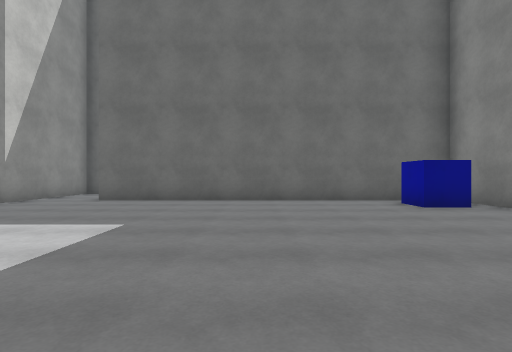
View 1 (above)

24 first-person views from a walk through a Unity game level. The camera is 1.2 m above the floor, looks level and sees 80° across. The floor is counted in squares, 1.8 m on a side. Each view is taken from the middle of a square. On the plan, view 1 faces up. The plan holds only what a view shows up to about 10 squares ahead; the rest is blank. The player character is not drawn. Surface patterns are stand-ins for the level's own textures.

View 2
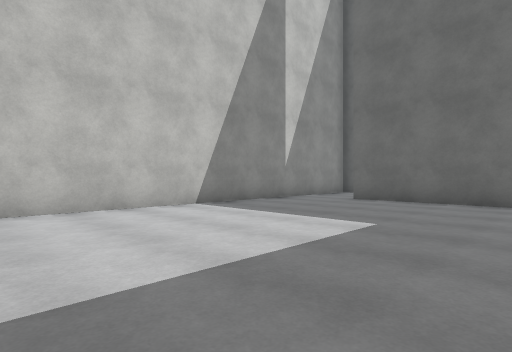

View 3
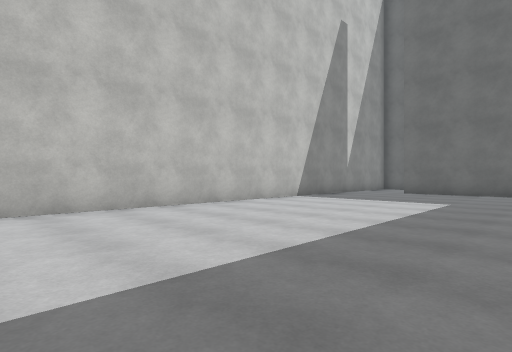

View 4
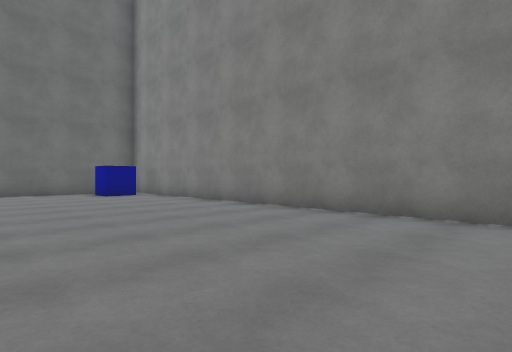

View 5
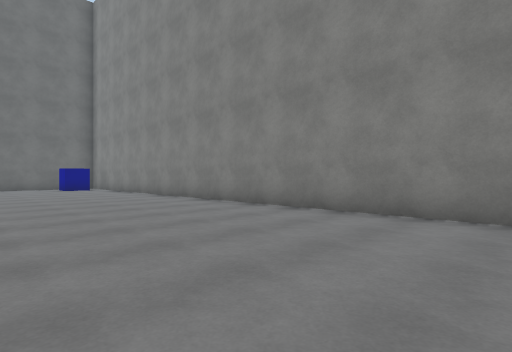

View 6
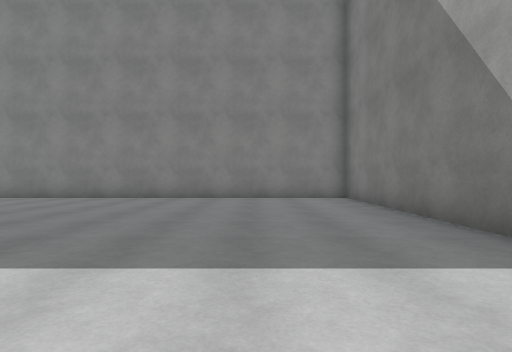

View 7
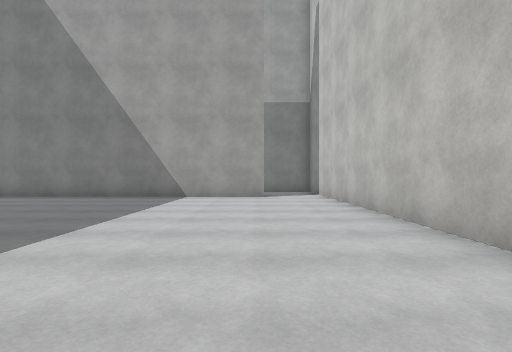

View 8
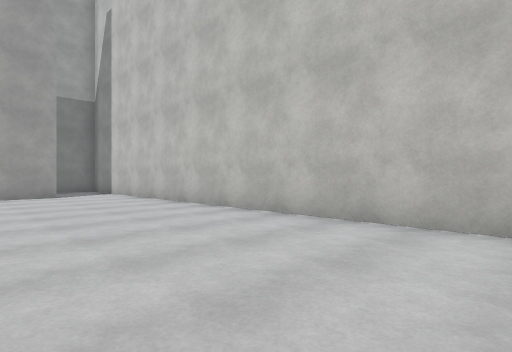

View 9
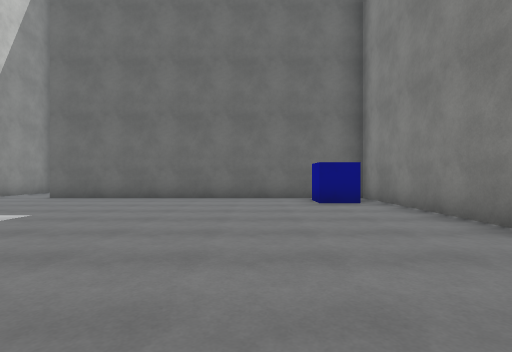

View 10
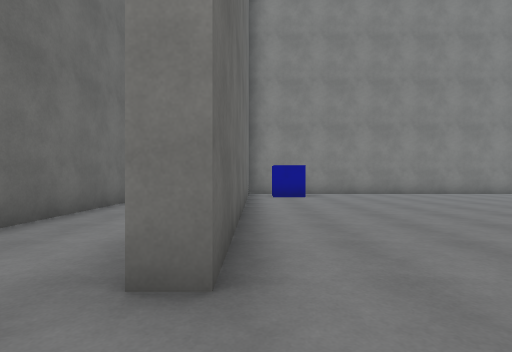

View 11
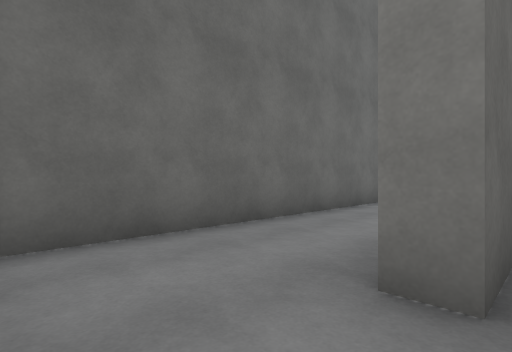

View 12
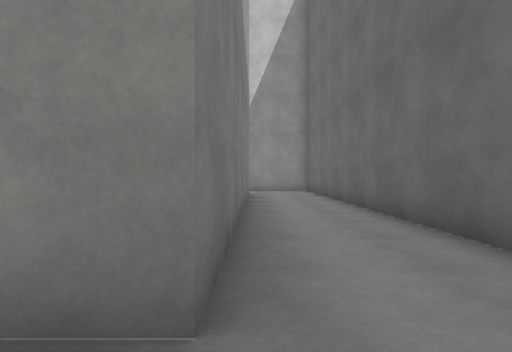

View 13
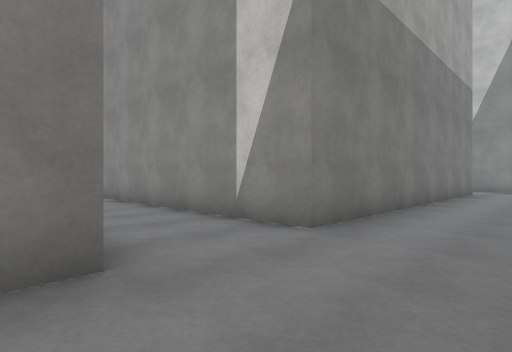

View 14
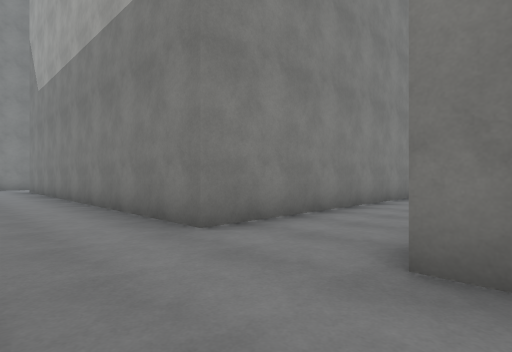

View 15
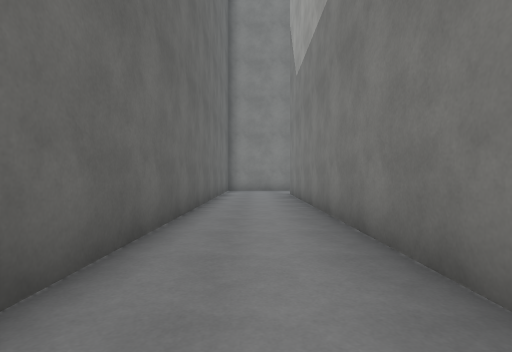

View 16
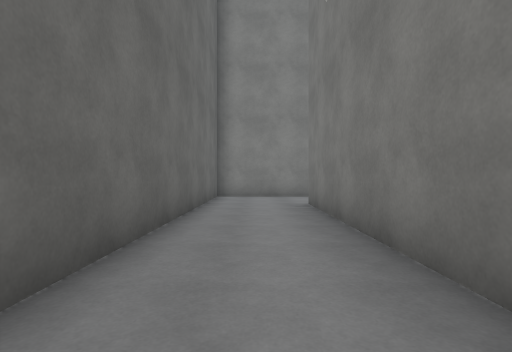

View 17
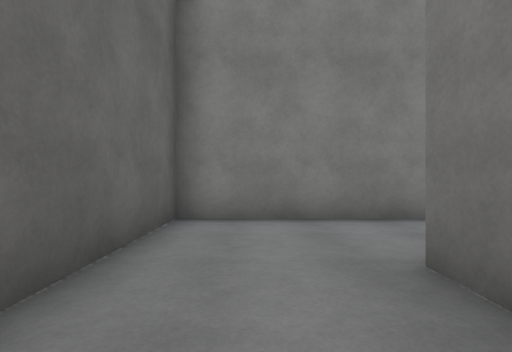

View 18
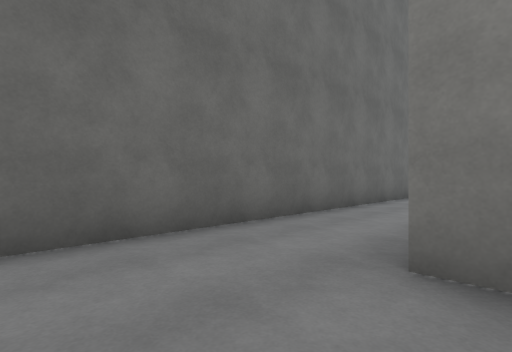

View 19
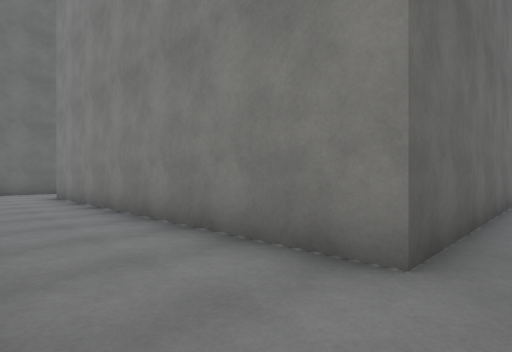

View 20
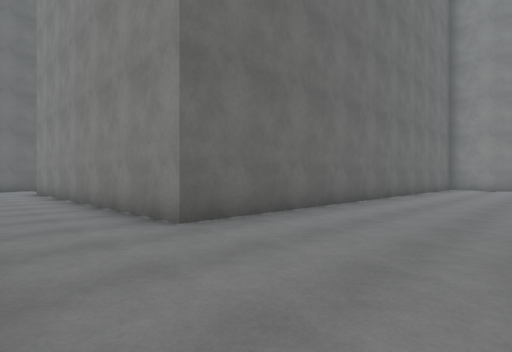

View 21
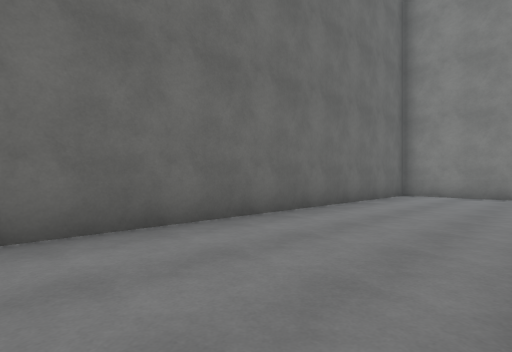

View 22
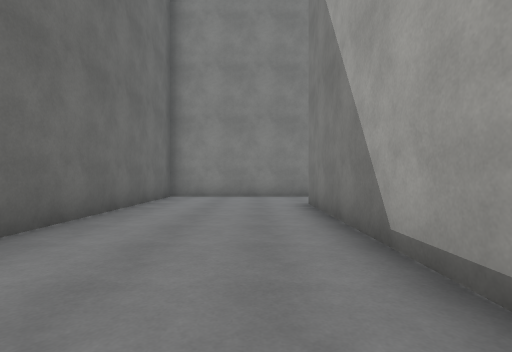

View 23
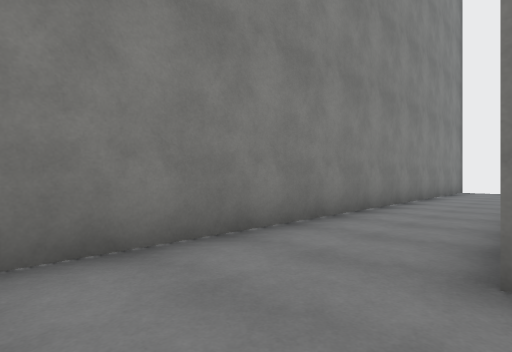

View 24
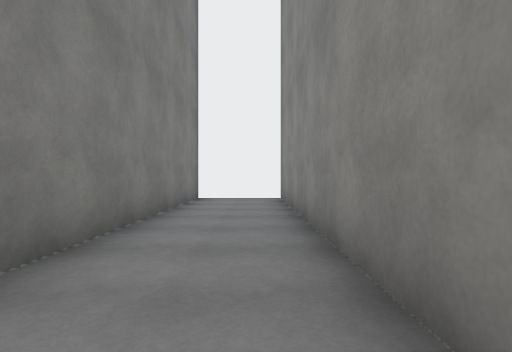

### Floor plan
Points are (right, up) in squares from view 1. A wall is a line through its corners. A room is listed if a view was taken in it or the views show most of it. See-through windows are left out.
Room 1 (views 1, 2, 3, 4, 5, 6, 7, 8, 9, 10, 11)
walls: (-4.2, -14.8) (5.3, -14.8) (5.3, 8.3) (-4.3, 8.3); (-6.3, 8.5) (-6.3, -15)
ways out: opening at (-5.5, 8) to room 2; opening at (-5.5, -15) to room 3
objects: blue cube (4, 7)
Room 2 (views 12, 13, 14, 15, 16, 17)
walls: (8.3, 8.7) (20.2, 8.7); (4.4, 11.2) (-5.8, 11.2); (-2.9, 8.7) (5.7, 8.7); (-4.3, 8.3) (-4.3, 8.8); (-6.3, 10) (-6.3, 8.5); (22.7, 7.2) (22.7, 11.2) (6.2, 11.2)
ways out: opening at (-5.5, 8) to room 1; opening at (6.5, 9) to room 3; opening at (21.5, 8)
Room 3 (views 18, 19, 20, 21, 22, 23, 24)
walls: (14.4, -5.3) (20.2, -5.3); (20.2, -8.9) (20.2, -17.2) (22.7, -17.2) (22.7, -1.3) (8.3, -1.3) (8.3, 8.7); (5.7, 8.7) (5.7, 1.2)
ways out: opening at (-5.5, -15) to room 1; opening at (6.5, 9) to room 2

Where each view was taken, in squares from view 1:
view 1: 0 up, 0 right, facing up
view 2: 0 up, 0 right, facing up-left
view 3: 4 down, 0 right, facing up-left
view 4: 4 down, 0 right, facing up-right
view 5: 9 down, 0 right, facing up-right
view 6: 12 down, 4 left, facing right
view 7: 5 down, 4 left, facing down
view 8: 4 down, 2 left, facing down-left
view 9: 1 down, 2 right, facing up
view 10: 8 up, 6 left, facing right
view 11: 8 up, 6 left, facing up-right
view 12: 9 up, 7 right, facing left
view 13: 11 up, 9 right, facing down-left
view 14: 11 up, 5 right, facing down-right
view 15: 10 up, 9 right, facing right
view 16: 10 up, 13 right, facing right
view 17: 10 up, 18 right, facing right
view 18: 8 up, 6 right, facing up-right
view 19: 2 down, 6 right, facing up-right
view 20: 5 down, 6 right, facing up-right
view 21: 5 down, 12 right, facing up-right
view 22: 4 down, 13 right, facing right
view 23: 3 down, 20 right, facing down-right
view 24: 8 down, 21 right, facing down
